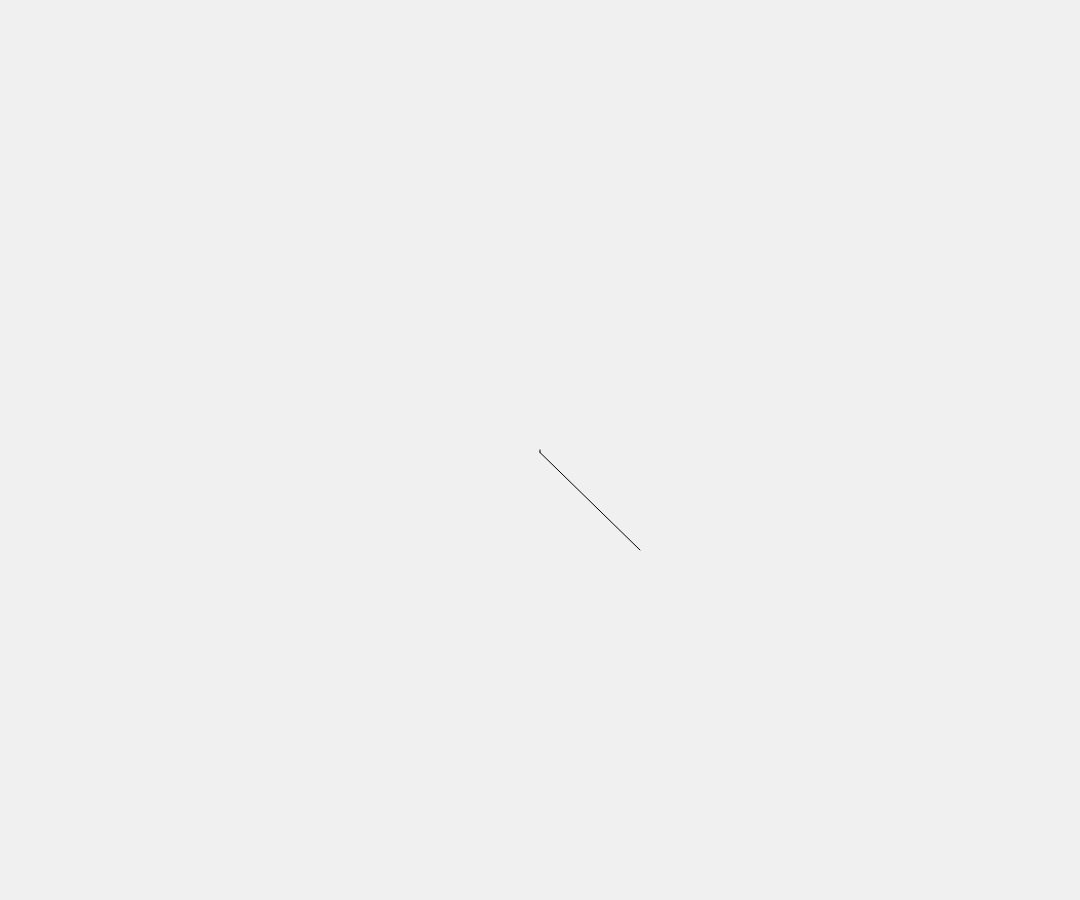
Frame 1 (no input)
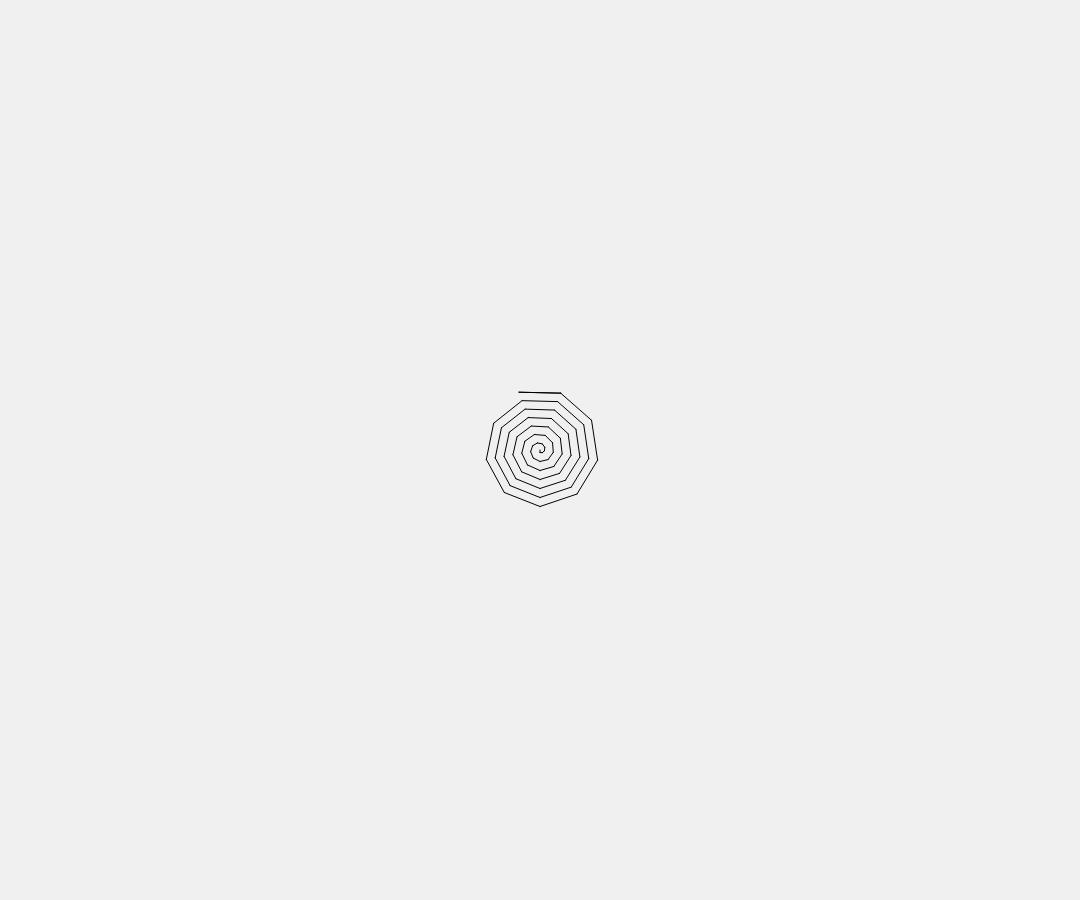
Frame 60 (no input)
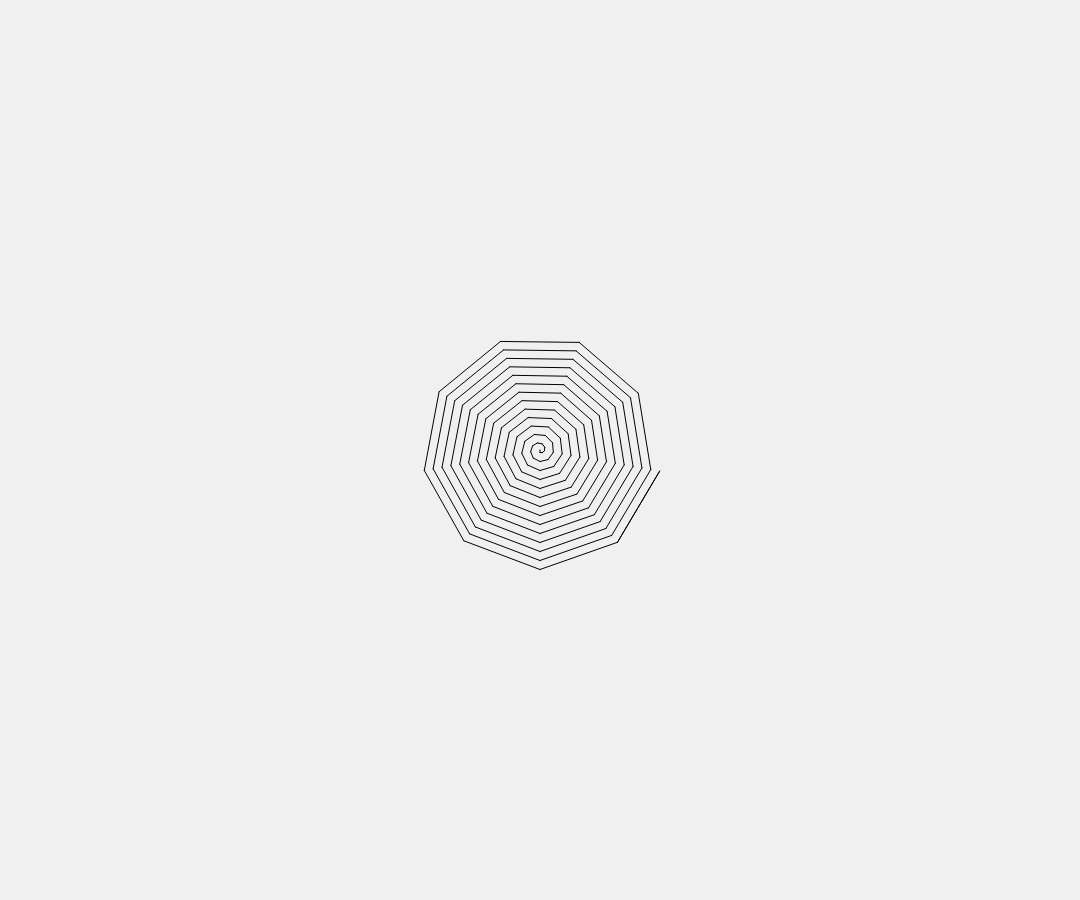
Frame 120 (the mouse pressed at the canvas centre since frame 60)

The p5.js sketch that drew these frames (run headless with seeded random() and noise() and a simulated clock; from frame 60 on, the mouse is pressed at the canvas centre):

// p5.js sketch
// ── sketch.js
let n = 9;	// n-gon shape
let angle, px = 100 , py = 100, pxprev, pyprev;
let d = 10;	//	distance from center
let i = 0, counter = 0;	//	loop helpers
var points;

function setup() {
	createCanvas(window.innerWidth * 0.9 , window.innerHeight * 0.9);
	frameRate(20);
	points = [];

	var one_point = {};
	one_point.x = 0;
	one_point.y = 0;

	points.push(one_point);
}

function draw(){
	background(240);
	stroke(0);
	translate(width/2, height/2);

	pxprev = px;
	pyprev = py;
	angle = TWO_PI / n * i;
	px = sin(angle) * d / 4 ;
	py = cos(angle) * d / 4 ;
	line(pxprev, pyprev, px, py);

	var one_point = {};
	one_point.x = px;
	one_point.y = py;
	
	points.push(one_point);

	
	for(let point = 1 ; point < points.length ; point++) {
	  var currpoint = points[point];
	  var prevpoint = points[point - 1];
	  line(prevpoint.x, prevpoint.y, currpoint.x, currpoint.y);
	}
	
	i+=1;
	d+=4;
	if(i>(n*20))
		noLoop();
}
